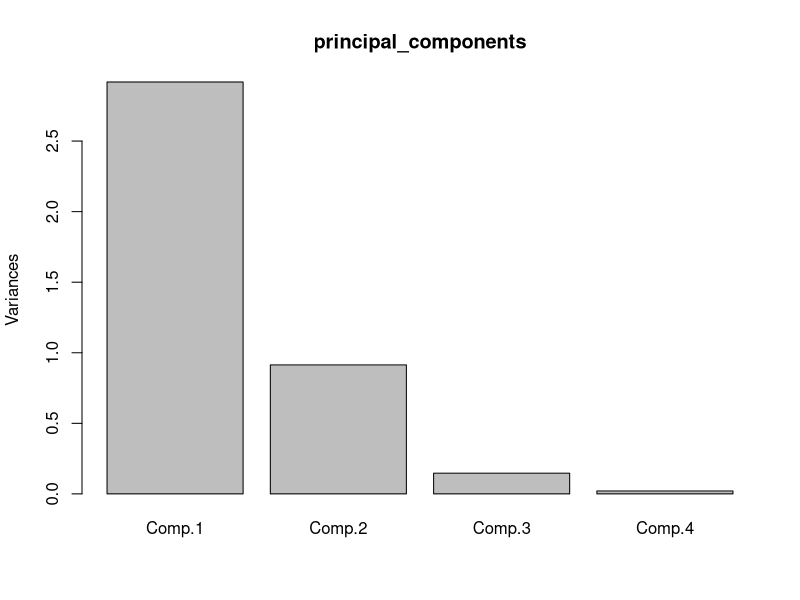
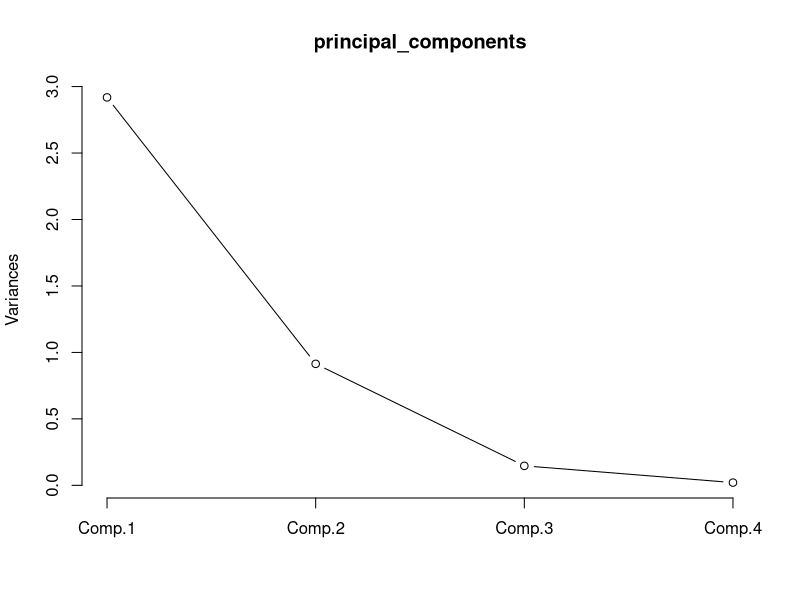
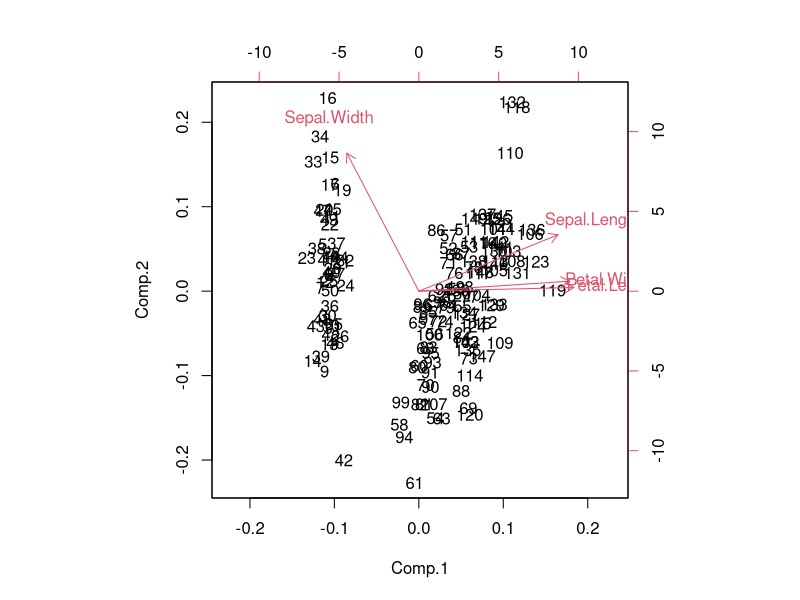
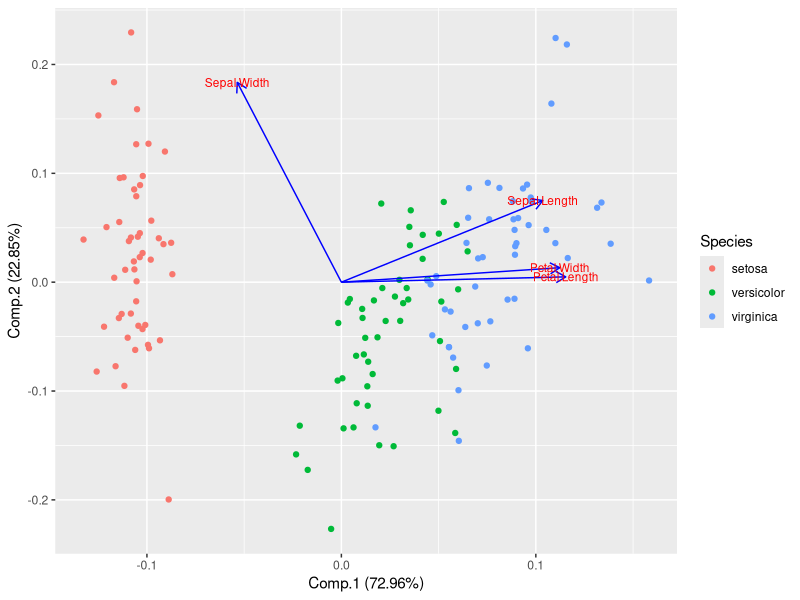

These figures' R source, in order:
##########################################
### Principal Component Analysis (PCA) ###
##########################################

library(ggfortify)

# PCA with iris dataset
iris.df <- iris
head(iris.df)

# creating another dataframe from iris dataset that contains the columns from 1 to 4
iris.X <- iris.df[,1:4]
iris.X

principal_components <- princomp(iris.X, cor = TRUE, score = TRUE)

summary(principal_components)


# using the plot() function, we can plot the principal components.
plot(principal_components)

# plotting the principal_components using the a line in plot() functions 
plot(principal_components, type = "l")

# using rhw biplot() function we can plot the components
biplot(principal_components)

## using autoplot() function to plot the components
autoplot(principal_components, data = iris, colour = 'Species',
         loadings = TRUE, loadings.colour = 'blue',
         loadings.label = TRUE, loadings.label.size = 3)

# loadings
principal_components$loadings
